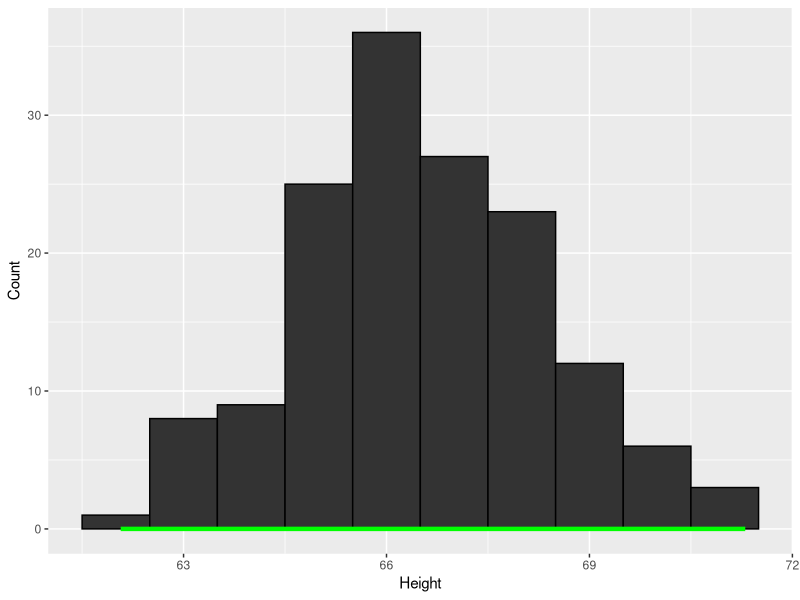

Source code (R):
## ---- chunk 1
library(ggplot2)
set.seed(1)
female_height <- rnorm(150, 66.5, 2)
N <- length(female_height)
bw <- 1
dnorm.count <- function(x, mean = 0, sd = 1, log = FALSE, n = 1, binwidth = 1) {
  n * binwidth * dnorm(x = x, mean = mean, sd = sd, log = log)
}
ggplot(data.frame(female_height), aes(female_height)) + 
  geom_histogram(aes(y=..count..),binwidth=bw,colour="black", fill="#333333") +
  stat_function(geom="line", fun=dnorm.count, colour=("green"), size=1.5,
                arg=list(mean=66.5,sd=2, binwidth=bw, n = N)) + xlab("Height") + ylab("Count")
#   theme(axis.text.y = element_blank(),
#         axis.ticks.y = element_blank())
